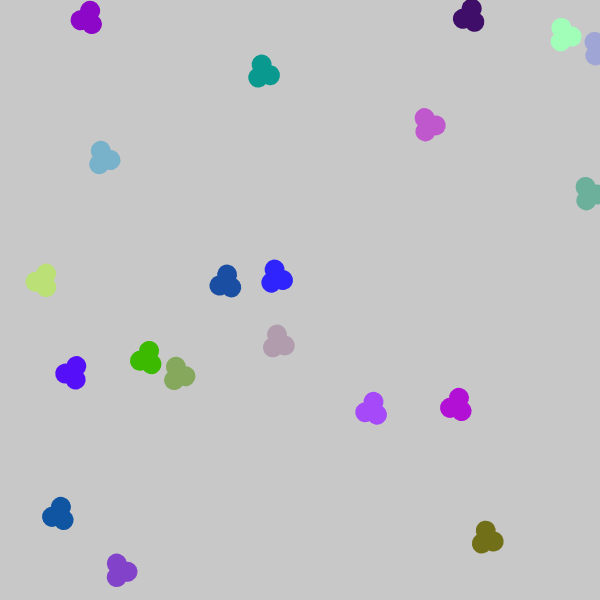
Frame 1 (no input)
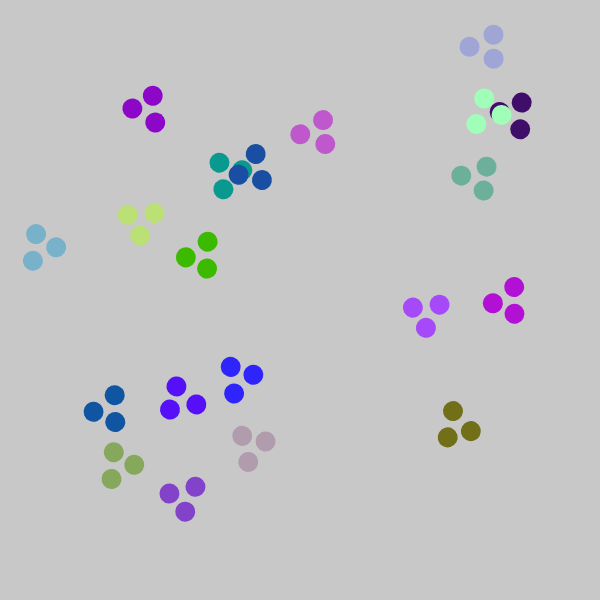
Frame 60 (no input)
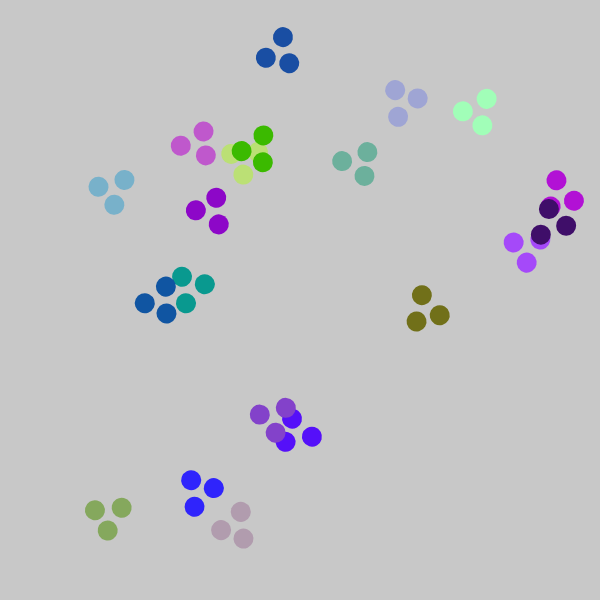
Frame 120 (the mouse pressed at the canvas centre since frame 60)

The p5.js sketch that drew these frames (run headless with seeded random() and noise() and a simulated clock; from frame 60 on, the mouse is pressed at the canvas centre):

// p5.js sketch
// ── sketch.js
var v; // all vehicles
var t; // all targets
var count = 20;

function setup() {
    createCanvas(600,600)
    v = []; // initialise empty vehicles array
    t = []; // initialise empty targets array
    for( var i=0; i<count; i++ ) {

        // add new Vehicle to the end of the vehicles array
        v.push( 
            new Vehicle( 
                floor(random(width)),floor(random(height)), 
                color( floor(random(255)),floor(random(255)),floor(random(255)) ) 
            ) 
        );

        // add new target to the end of the targets array
        t.push( newTarget() );
    }

}

function draw(){
    background(200);
    var newR = floor(map(floor(dist(mouseX,mouseY, pmouseX,pmouseY)),0,200,6,60))
    

    for( var i=0; i<count; i++ ) {

        // check if current vehicle at array index i has hit its target.
        if(v[i].position.x < t[i].x +2 && v[i].position.x> t[i].x-2 && v[i].position.y<t[i].y+2 && v[i].position.y> t[i].y-2){
            // create new target for vehicle at index i
            t[i] = newTarget();
        }

        // draw target for vehicle at index i
        /*push();
        fill(v[i].color);
        stroke(0);
        strokeWeight(0);
        ellipse(t[i].x,t[i].y, 20,20);
        pop();*/

        // update and draw the vehicle at index i
        v[i].seek(t[i]);
        v[i].update();
        v[i].draw();
        v[i].r = newR
    }
}

function newTarget(){
    // create new random target
    return new createVector(floor(random(width)),floor(random(height)));
}


/* Vehicle class */
var Vehicle = function(x,y,color){
    // 'this' in this case referst to the Vehicle class itself. 
    // It means all those variable are instance vars of the 
    // Vehicle class. Every vehicle has its own set of those
    // variables.
    this.color = color;
    this.acceleration = new p5.Vector(0,0)
    this.velocity = new p5.Vector(0,-1)
    this.position = new p5.Vector(x,y)
    this.r=3
    this.maxspeed = 2
    this.maxforce = 0.5
}

Vehicle.prototype.update=function(){
    this.velocity.add(this.acceleration)
    this.velocity.limit(this.maxspeed)
    this.position.add(this.velocity)
    this.acceleration.mult(0)
}

Vehicle.prototype.applyForce=function(force) {
    this.acceleration.add(force);
}

Vehicle.prototype.seek=function(target){
    var desired = p5.Vector.sub(target,this.position)
  
    desired.setMag(this.maxspeed);
  
    var steer = p5.Vector.sub(desired,this.velocity)
    steer.limit(this.maxforce);
  
    this.applyForce(steer)
}

Vehicle.prototype.draw=function(){
    push()
    fill(this.color)
    stroke(0)
    strokeWeight(0)
    translate(this.position.x,this.position.y)
  
    rotate( this.velocity.heading() + Math.PI*0.5);
    
    ellipse(0, -this.r*2, 20,20)
    ellipse(-this.r*2, this.r*2, 20,20)
    ellipse(this.r*2, this.r*2, 20,20)
    
    pop()
}

/* end of Vehicle class */
